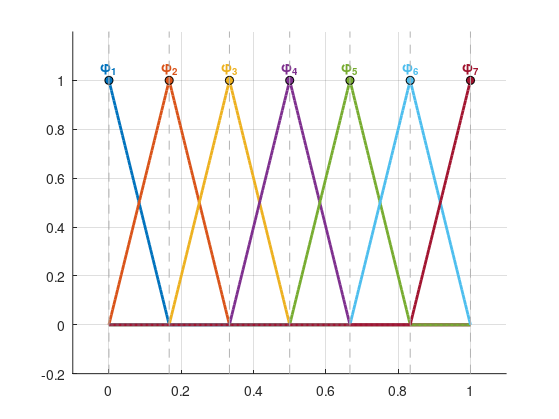

MATLAB code for this plot:
clear; clc; close all;

% --- 1. PARÁMETROS CONFIGURABLES ---
L = 1;
num_elementos = 6;
p = 1;

% --- 2. GENERACIÓN DE LA MALLA ---
num_nodos = num_elementos * p + 1;
x_nodos = linspace(0, L, num_nodos);
colores = lines(num_nodos);

% Configuración de la figura
hold on; grid on;
axis([-0.1 L+0.1 -0.2 1.2]);

% --- 3. BUCLE DE FUNCIONES BASE ---
for i = 1:num_nodos
    valores_nodales = zeros(1, num_nodos);
    valores_nodales(i) = 1;
    x_plot_total = [];
    y_plot_total = [];
    for e = 1:num_elementos
        idx_ini = (e-1)*p + 1;
        idx_fin = e*p + 1;
        indices_locales = idx_ini:idx_fin;
        x_elem = x_nodos(indices_locales);
        y_elem = valores_nodales(indices_locales);
        coeficientes = polyfit(x_elem, y_elem, p);
        xx_elem = linspace(x_elem(1), x_elem(end), 50);
        yy_elem = polyval(coeficientes, xx_elem);
        x_plot_total = [x_plot_total, xx_elem];
        y_plot_total = [y_plot_total, yy_elem];
    end
    % --- DIBUJO ---
    plot(x_plot_total, y_plot_total, 'Color', colores(i,:), 'LineWidth', 2);
    %try
        %fill(x_plot_total, y_plot_total, colores(i,:), 'FaceAlpha', 0.1, 'EdgeColor', 'none');
    %catch
    %end
    plot(x_nodos(i), 1, 'o', 'MarkerFaceColor', colores(i,:), 'MarkerEdgeColor', 'k');
    if p == 1
        offset = 0.05;
    else
        offset = 0.1 + 0.05*mod(i,2);
    end
    text(x_nodos(i), 1 + offset, sprintf('\\phi_{%d}', i), ...
         'Color', colores(i,:), 'HorizontalAlignment', 'center', 'FontWeight', 'bold');
end
for e = 0:num_elementos
    x_borde = e * (L/num_elementos);
    line([x_borde x_borde], [-0.2 1.2], 'Color', [0.7 0.7 0.7], 'LineStyle', '--');
end

hold off;

nombre_archivo = sprintf('bases_fem_p%d.svg', p);
set(gcf, 'PaperPositionMode', 'auto');
print(gcf, nombre_archivo, '-dsvg');
